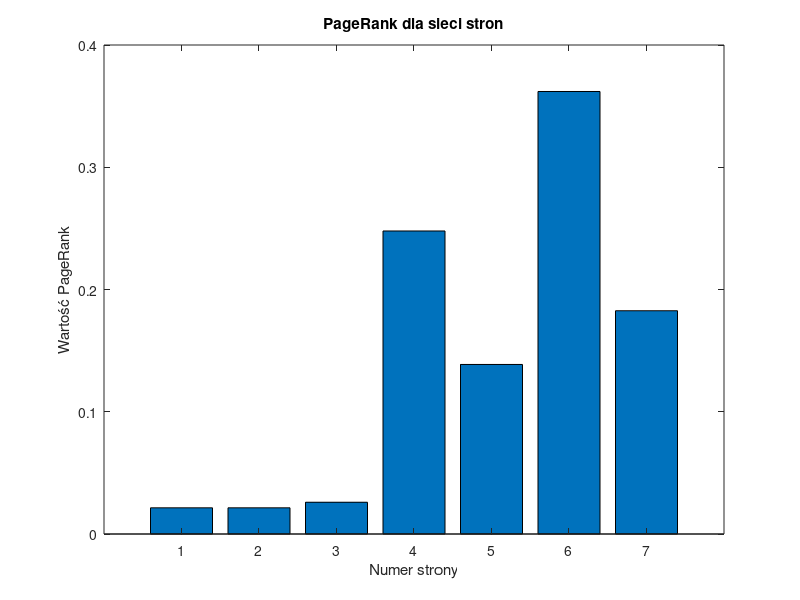

Recreate this plot in MATLAB.
function [index_number,Edges, I, B, A, b, r] = page_rank()
    % macierz krawedzi
    index_number = 197725;
    Edges = [1,1,2,2,2,3,3,3,4,4,5,5,6,6,7,2;
        6,4,3,4,5,5,6,7,5,6,4,6,4,7,6,6];

    % liczba stron w sieci
    N = 7;

    % wspolczynnik tlumienia
    d = 0.85;

    % macierz jednostkowa
    I = speye(N);

    % macierz sasiedztwa
    B = sparse(Edges(2,:), Edges(1,:), 1, N, N);

    % macierz diagonalna
    S = sum(B, 1);  % suma elem w kolumnach macierzy A
    A = spdiags(1 ./ S', 0, N, N);

    % macierz ukladu rownan
    M = I - d * B * A;

    % wektor prawej strony rownania
    b = (1 - d) / N * ones(N, 1);

    % rozwiazania ukladu rownan
    r = M \ b;

    % wykres
    figure;
    bar(r);
    title('PageRank dla sieci stron');
    xlabel('Numer strony');
    ylabel('Wartość PageRank');
    saveas(gcf, 'zadanie5.png');  
end
